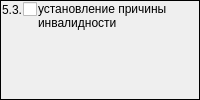
                  <widget class="QFrame" name="frame_3">
                   <property name="sizePolicy">
                    <sizepolicy hsizetype="Expanding" vsizetype="Preferred">
                     <horstretch>0</horstretch>
                     <verstretch>0</verstretch>
                    </sizepolicy>
                   </property>
                   <property name="frameShape">
                    <enum>QFrame::Panel</enum>
                   </property>
                   <property name="frameShadow">
                    <enum>QFrame::Plain</enum>
                   </property>
                   <layout class="QGridLayout" name="gridLayout_7">
                    <property name="margin">
                     <number>1</number>
                    </property>
                    <property name="spacing">
                     <number>1</number>
                    </property>
                    <item row="0" column="0">
                     <widget class="QLabel" name="label_17">
                      <property name="sizePolicy">
                       <sizepolicy hsizetype="Fixed" vsizetype="Preferred">
                        <horstretch>0</horstretch>
                        <verstretch>0</verstretch>
                       </sizepolicy>
                      </property>
                      <property name="text">
                       <string>5.3.</string>
                      </property>
                     </widget>
                    </item>
                    <item row="0" column="1">
                     <widget class="QCheckBox" name="chkPurposeDirectionMSI53">
                      <property name="sizePolicy">
                       <sizepolicy hsizetype="Fixed" vsizetype="Fixed">
                        <horstretch>0</horstretch>
                        <verstretch>0</verstretch>
                       </sizepolicy>
                      </property>
                      <property name="text">
                       <string/>
                      </property>
                     </widget>
                    </item>
                    <item row="0" column="2" rowspan="2">
                     <widget class="QLabel" name="lblPurposeDirectionMSI53">
                      <property name="text">
                       <string>установление причины инвалидности</string>
                      </property>
                      <property name="alignment">
                       <set>Qt::AlignLeading|Qt::AlignLeft|Qt::AlignTop</set>
                      </property>
                      <property name="wordWrap">
                       <bool>true</bool>
                      </property>
                     </widget>
                    </item>
                   </layout>
                  </widget>
